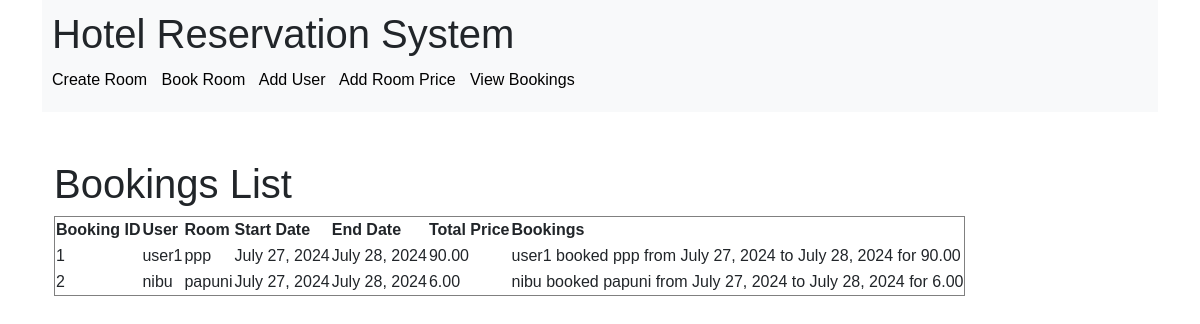
The app's page /view_bookings/ with its own data.
### hotel/reservation/models.py (models this page shows, shortened)
class Booking(models.Model):
    room = models.ForeignKey(Room, on_delete=models.CASCADE)
    user = models.ForeignKey(User, on_delete=models.CASCADE)
    start_date = models.DateField()
    end_date = models.DateField()
    total_price = models.DecimalField(max_digits=10, decimal_places=2)

class User(models.Model):
    username = models.CharField(max_length=100)
    number = models.CharField(max_length=15)

class Room(models.Model):
    name = models.CharField(max_length=100)
    default_price = models.DecimalField(max_digits=10, decimal_places=2)

### hotel/reservation/views.py (the view)
# urls.py: path('view_bookings/', views.view_booking, name='view_bookings'),
def view_booking(request):
    bookings=Booking.objects.all()
    return render(request, 'templates/booking_list.html',{'bookings':bookings})

### hotel/templates/booking_list.html
{% extends 'base1.html' %}
{% block content %}
<br><br>
<div class="container">
    <h1>Bookings List</h1>
    <table border="1">
        <thead>
            <tr>
                <th>Booking ID</th>
                <th>User</th>
                <th>Room</th>
                <th>Start Date</th>
                <th>End Date</th>
                <th>Total Price</th>
                <th>Bookings</th>
            </tr>
        </thead>
        <tbody>
            {% for booking in bookings %}
            <tr>
                <td>{{ booking.id }}</td>
                <td>{{ booking.user.username }}</td>
                <td>{{ booking.room.name }}</td>
                <td>{{ booking.start_date }}</td>
                <td>{{ booking.end_date }}</td>
                <td>{{ booking.total_price }}</td>
                <td>{{ booking.user.username }} booked {{ booking.room.name }} from {{ booking.start_date }} to {{ booking.end_date }} for {{ booking.total_price }}</td>
            </tr>
            {% endfor %}
        </tbody>
    </table>
</div>
{% endblock %}

### hotel/templates/base1.html (shortened to what this page needs)
<!DOCTYPE html>
{% load static %}
<html lang="en">
<head>
    <link href="https://cdn.jsdelivr.net/npm/bootstrap@5.3.3/dist/css/bootstrap.min.css" rel="stylesheet">
</head>
<body>
<div class="container" >
    <header>
        <h1>Hotel Reservation System</h1>
        <nav>
            <a href="{% url 'create_room' %}">Create Room</a>
            <a href="{% url 'book_room' %}">Book Room</a>
            <a href="{% url 'add_user' %}">Add User</a>
            <a href="{% url 'add_room_price' %}">Add Room Price</a>
            <a href="{% url 'view_bookings' %}">View Bookings</a>
        </nav>
    </header>
    <main>
        {% block content %}{% endblock %}
    </main>
</div>
</body>
</html>

### hotel/templates/base1.html (style rules this page uses)
body { font-family: Arial, sans-serif; }
header { background-color: #f8f9fa; padding: 10px; }
nav { margin: 10px 0; }
nav a { margin-right: 10px; text-decoration: none; color: black; }

### records on screen
Booking: id "1", user.username "user1", room.name "ppp", start_date "July 27, 2024", end_date "July 28, 2024", total_price "90.00"
Booking: id "2", user.username "nibu", room.name "papuni", start_date "July 27, 2024", end_date "July 28, 2024", total_price "6.00"
